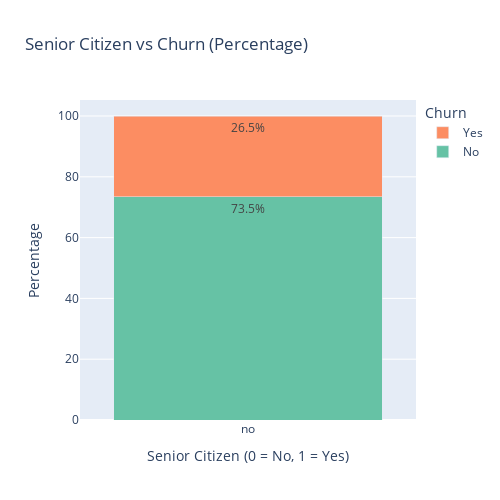

Source (notebook cell):
### Markdown cell above
## Senior Citizens Are Slipping Through the Cracks

### Code cell
import plotly.graph_objects as go

# Prepare percentage data
ct = pd.crosstab(df['SeniorCitizen'], df['Churn'])
percentages = ct.div(ct.sum(axis=1), axis=0) * 100

# Create stacked bar chart
fig = go.Figure()

for churn_status in percentages.columns:
    fig.add_trace(go.Bar(
        x=percentages.index,
        y=percentages[churn_status],
        name=churn_status,
        text=[f'{val:.1f}%' for val in percentages[churn_status]],
        textposition='inside',
        marker_color=px.colors.qualitative.Set2[0] if churn_status == 'No' else px.colors.qualitative.Set2[1]
    ))

# Customize layout
fig.update_layout(
    barmode='stack',
    title='Senior Citizen vs Churn (Percentage)',
    xaxis_title='Senior Citizen (0 = No, 1 = Yes)',
    yaxis_title='Percentage',
    height=500,
    width=500,
    legend_title='Churn'
)

fig.show()

### Figure 1 — Plotly figure (JSON) as saved in the notebook; plotly's stock layout.template omitted (floating-point values rounded to 4 significant figures)
{"data": [{"marker": {"color": "rgb(102,194,165)"}, "name": "No", "text": ["73.5%"], "textposition": "inside", "type": "bar", "x": ["no"], "y": [73.46]}, {"marker": {"color": "rgb(252,141,98)"}, "name": "Yes", "text": ["26.5%"], "textposition": "inside", "type": "bar", "x": ["no"], "y": [26.54]}], "layout": {"barmode": "stack", "height": 500, "legend": {"title": {"text": "Churn"}}, "title": {"text": "Senior Citizen vs Churn (Percentage)"}, "width": 500, "xaxis": {"title": {"text": "Senior Citizen (0 = No, 1 = Yes)"}}, "yaxis": {"title": {"text": "Percentage"}}}}
